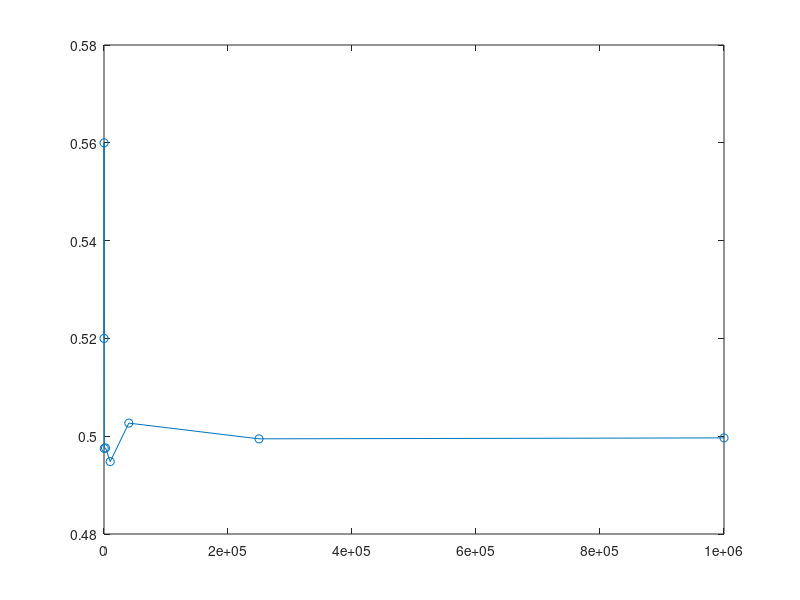

MATLAB code for this plot: (Note: this script raises an error after producing the figure.)
%% Course: Introduction to MATLAB Programming
%  Author: Julia M. Schmidt
%  September 2026
%  Lecture 1 - Matrices + Exercise 3  (slides 18-25)
%
%  HOW TO USE THIS FILE: run it ONE SECTION AT A TIME (Ctrl+Enter / Cmd+Enter).
%

%% Housekeeping
clear; close all; clc;

%  TODAY'S QUESTION: * and .* are different operators, and MATLAB will
% happily run the wrong one without complaining. An assistant writes these
% correctly maybe 80% of the time. Your job is the other 20%.

%% ===================== PART A: CREATING MATRICES =====================

%% Matrices: creation by literals and constructors
x = [1 2; 3 4; 5 6]          % literal with ; to break rows
x2 = [1 2
      3 4
      5 6]                   % same literal, vertical layout
Xz = zeros(3,2);             % preallocate then fill
Xz(1,1) = 1; Xz(1,2) = 2;    % fill one by one
Xz(2,1) = 3; Xz(2,2) = 4;
Xz(3,1) = 5; Xz(3,2) = 6

%  Three ways to get the same 3x2. Preallocation (zeros) matters once
% you write loops in Lecture 3 - growing an array inside a loop is slow.

%% Random matrices
rng(1)                       % reproducible: same "random" numbers every run
A = rand(2,2);               % uniform on [0,1]
B = randn(2,2);              % standard normal N(0,1)

%% Block matrices
C = [A, zeros(2,2); 2*eye(2), B]   

%% Concatenation
D_h = [A B]                  % horizontal (columns add)
D_v = [A; B]                 % vertical   (rows add)

%% Basic operations
E_plus   = A + B
E_minus  = A - B
E_scalar = A + 5             % scalar broadcasts to every entry

%% ===================== PART B: PRODUCTS =====================

%% Inner product vs outer product
w = [1 2 3];                 % 1x3  -> a ROW
u = [4; 5; 6];               % 3x1  -> a COLUMN

% The rule for (m x n) * (n x p):  the INNER pair of dimensions (the two n's)
% must match. They are summed over and disappear. The OUTER pair (m and p)
% survives as the shape of the answer. That is where both names come from.

% (1x3)*(3x1): inner pair is 3 and 3. The long dimension is summed away,
% the outer pair 1 and 1 survives -> a single number.
inner = w * u                % 1x1 = 32  = 1*4 + 2*5 + 3*6

% (3x1)*(1x3): inner pair is now 1 and 1 - they match too, so this is just as
% legal. The sum is over a single term, so nothing is really added up, and the
% outer pair 3 and 3 survives -> a whole matrix.
outer = u * w                % 3x3, entry (i,j) = u(i)*w(j)

% Swapping the order is what
% swaps WHICH vector is the row and which is the column, and orientation is
% the real rule:
%
%       row * column  -> a scalar   (inner)
%       column * row  -> a matrix   (outer)
%
% Proof that order alone is not the story: two rows will not multiply, and
% neither will two columns. Try it:
%       w * w    % errors
%       u * u    % errors
%
% Nothing errors above, though. If you wanted 32 and got the 3x3, MATLAB says
% nothing - and if you then take a mean of it you get a plausible wrong
% answer. mean(outer) is [5 10 15]; mean(outer,'all') is 10. Neither is 32.

%%  PREDICT: does the next line error?
% w is 1x3 (a row), u is 3x1 (a column). They do not have the same shape.
dot_builtin = dot(w,u)



% Answer: 32. No error. dot() ignores row/column orientation for vectors,
% unlike *. Two functions, two different rules about shape.


equal_check = (dot_builtin == w*u)   % true

%% Elementwise vs matrix power & division
A = [1 2; 3 4];              %  NOTE: this overwrites the random A above.
                             % Everything computed before this line is now
                             % unreproducible. Nothing errors, nothing warns.
                             % This is the single most common way student
                             % scripts die. Name your variables carefully.

elem_square = A.^2           % elementwise square
mat_square  = A^2            % A*A

elem_mult = w .* u.'         % elementwise multiply (shapes must match)
elem_div  = A ./ (A+1)       % elementwise right division

%%  PREDICT: is left division the same thing?
left_div  = (A+1) .\ A       % elementwise left division
isequal(elem_div, left_div)  % ?

% Answer: identical. a./b and b.\a are the same operation written backwards.
% .\ is almost never worth using - it exists so that A\b (solving a linear
% system) has an elementwise sibling. Seeing it in code is usually a sign
% the code was written by someone showing off, or by a machine.

%% ===================== PART C: COMPLEX + TRANSPOSE =====================

%% Transpose and conjugate transpose
%  was Z = [1+i ...]. Now 1i. Read the trap below to see why.
%
%  .' and ' are each ONE operator that happens to be two characters. The dot
%  is not a separate thing - "Z." on its own is a syntax error. Read .' the
%  same way you read .* : a single symbol.
Z = [1+1i 2-1i; -3+2i 4];

% .' reflects the matrix across its main diagonal: the entry in row i,
%    column j swaps places with the entry in row j, column i. No value changes.
Z_T  = Z.'                   % transpose: flip only

% '  does that same reflection AND conjugates every entry - that is, flips
%    the sign of each imaginary part:  2-1i  becomes  2+1i.
Z_H  = Z'                    % conjugate transpose (also called Hermitian)

% For real matrices these are identical, which is why people use ' out of
% habit and never notice - until their data has complex numbers in it.

% So which one do you actually want?
%
%   .'  when you only care about SHAPE: tipping a row of data into a column,
%       lining dimensions up for a product. The numbers must not change.
%
%   '   when you are doing linear algebra and want the maths to come out
%       right. Compare the diagonals:
%           Z' * Z   -> diagonal is 15 and 21     real and positive
%           Z.'* Z   -> diagonal is 5-10i, 19-4i  complex, and meaningless
%                                                 as a "sum of squares"
%
% In econometrics you type X'*X and X'*y without ever thinking about it,
% because on real data ' and .' agree. They stop agreeing the moment the
% data is complex.

%%  TRAP: i is not a protected name
% In Lecture 3 you will write   for i = 1:10   ... which makes i a counter.
% Run this and watch what happens to a "complex" matrix:
i = 3;
Z_broken = [1+i 2-i; -3+2i 4]
clear i

% Look carefully: 1+i became 4 and 2-i became -1, because i was a variable.
% But -3+2i is STILL complex - because "2i" glued to a number is a literal,
% not a reference to the variable. Same letter, two meanings, one line.
% This is why you write 1i, 2i, 3i and never bare i for the imaginary unit.

%% ===================== PART D: LOGICAL INDEXING =====================

%% Relational operators and logical indexing
M = [-1 0 2; 3 -4 5];
mask = M > 0                 %  show it: a logical matrix, same shape as M
positives = M(mask)          % extracts the positive entries

%  Two things to notice:
%  1. mask is 2x3 (the shape of M), but positives is 3x1 - a COLUMN, always.
%  2. MATLAB reads down the columns, not across the rows. That is why you get
%     3, 2, 5 and not 2, 3, 5. Column-major order. It will bite you again.

%% Property checks
% These return TRUE/FALSE depending on the property of a variable.
% Very useful for debugging and validating input data.

isnumeric(M)     % numeric array (double, single, int...)? false for cell/struct/string
islogical(mask)  % a logical (boolean) array? only true/false values
isreal(Z)        % real-valued? FALSE if there are imaginary parts
isfinite(M)      % every element finite? 1/0 gives Inf, 0/0 gives NaN - both fail
isnan(M)         % which elements are "Not-a-Number"? (missing/invalid data)
isempty([])      % empty array? size([]) is 0x0, so this is true

%% Quick size checks (good debugging habit)
size(A), size(B), size(w), size(u)

%  When something breaks, check size() FIRST. Nine times out of ten the
% bug is a shape, not a formula.

%% Cosine similarity: where the dot product earns its keep
%  renamed to p and q. This block used to overwrite u and v, and u
% was still needed above.
p = [1 2 3];
q = [4 5 6];
cos_sim = dot(p,q) / (norm(p) * norm(q))    % 0.9746

% Two vectors can have very different magnitudes and still point the same
% way. This is how search engines and recommender systems compare documents.

%% ===================== PART E: EXERCISE 3 (slides 24-25) ===============

%% Setup
%  was rng('default') then rng('shuffle') - contradictory, and
% 'shuffle' makes the result different every run, which fights the
% reproducibility point we make two slides earlier. Pick one:
rng('shuffle')    % different numbers every run - that is the point of step 3
% rng(42)         % <- swap to this when you want a reproducible answer

%% 1) Generate 5x5 Gaussian and count positives
X = randn(5,5);                    % standard normal draws
num_pos = sum(X(:) > 0)            % number of positive entries
myshare = num_pos / numel(X)       % share of positives

% X(:) flattens the matrix to a column. X(:)>0 is a logical vector.
% sum() adds up the trues. Counting by summing logicals is a core MATLAB move.

%% 2) Step (a): the concatenation warm-up from slide 25
str1 = "Hello ";
str2 = "world!";
disp([str1 str2])

%  PREDICT before you run it: does that print "Hello world!"?
% It does NOT. Check what you actually built:
combined = [str1 str2];
class(combined)
size(combined)

% You built a 1x2 ARRAY OF TWO STRINGS, not one joined string.
% Square brackets concatenate CONTAINERS. For "..." (string), each piece is
% its own element, so you get a list. For '...' (char), each piece is a list
% of letters, so gluing them gives one longer word:
disp(['Hello ' 'world!'])          % char - this one really does join

%% 2) Steps (b)-(d): the message
%  The original line below is the bug this exercise is really about.
message_broken = ["The number of shares above zero is " num2str(myshare)];
disp(message_broken)               % prints with quotes, and truncated

% Three ways to do it properly. Pick one and understand it:
disp(['The number of shares above zero is ' num2str(myshare)])   % char + brackets
disp("The number of shares above zero is " + myshare)            % string + plus
fprintf('The number of shares above zero is %.4f\n', myshare)    % fprintf

%  fprintf is used all over this course but never appears on a slide.
% Read it as: a template with %-placeholders, then the values to drop in.
%   %d integer, %f decimal, %.4f decimal with 4 digits, %s text, \n newline.
% disp prints one thing. fprintf builds a sentence. You want fprintf.

%  Slide 25(d) says that without num2str "MATLAB throws a type error".
% It does not. Try it:
disp(["The share is " myshare])    % silently converts - looks fine, is a 1x2
disp(['The share is ' myshare])    % silently prints INVISIBLE GARBAGE

% The second one converted 0.48 into a character by its ASCII code. No error,
% no warning, no output you can see. Remember this the next time code "runs
% fine". Running is not the same as working.

%% 3) Compare to the theoretical value
theoretical = 0.5;
fprintf('\nEmpirical share : %.4f\n', myshare);
fprintf('Theoretical share for N(0,1): %.3f\n', theoretical);

% Why 0.5? N(0,1) is symmetric about 0, so P(Z>0) = P(Z<0) = 0.5 exactly.
% With only 25 draws you will be some way off. That is sampling noise,
% not a bug.

%% 4) Convergence demo with larger matrices
%  HEADS-UP: the next block uses a 'for' loop, which is Lecture 3.
% You are not expected to write this yet. Read it as English:
% "for each n in this list, make an n-by-n matrix and record the share".
% Slide 24 only asks you to increase the size by hand - that is enough.

sizes  = [5 10 20 50 100 200 500 1000];
shares = zeros(size(sizes));       % preallocate

for k = 1:numel(sizes)
    n = sizes(k);
    Xn = randn(n,n);               %  was A - stop reusing A
    shares(k) = sum(Xn(:) > 0) / numel(Xn);
end

fprintf('\nConvergence demo (n x n matrix):\n');
for k = 1:numel(sizes)
    fprintf('  %4dx%-4d : share = %.4f\n', sizes(k), sizes(k), shares(k));
end

% Law of Large Numbers in one table: more draws, less noise.

%% Visualisation
figure;
plot(sizes.^2, shares, 'o-'); hold on;
yline(theoretical, '--r');
set(gca,'XScale','log');           %  without this, the first 6 points
                                   % are squashed against the y-axis
xlabel('Number of draws (n^2, log scale)');
ylabel('Share of elements > 0');
title('Share of positives vs. sample size (N(0,1))');
legend('empirical','theoretical 0.5','Location','best');   % 
grid on;
